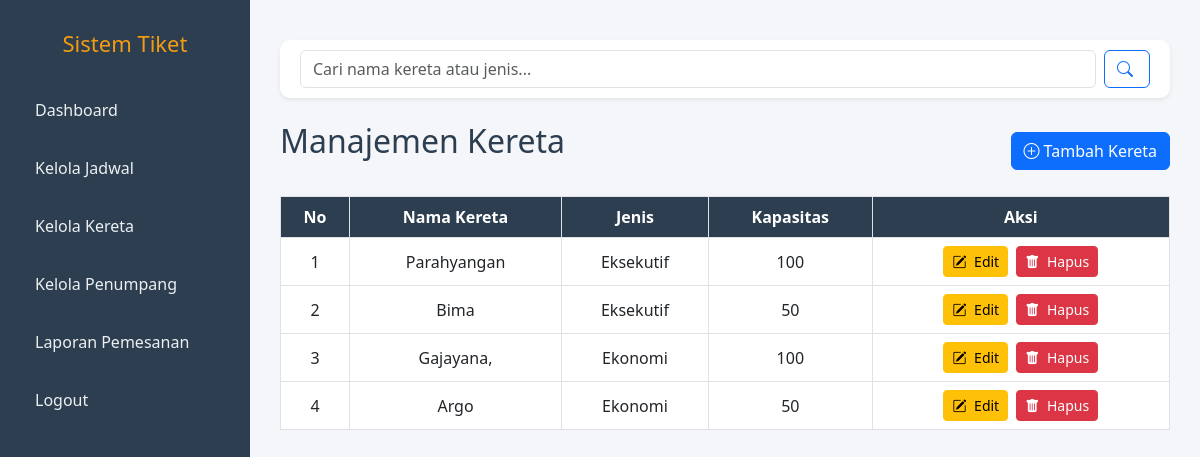
The app's page /admin/kelola_kereta.php (signed in) with its own data.
### tables this page shows
CREATE TABLE `kereta` (
  `id` int(11) NOT NULL,
  `nama_kereta` varchar(100) NOT NULL,
  `jenis` enum('Ekonomi','Bisnis','Eksekutif') NOT NULL,
  `kapasitas` int(11) NOT NULL
);

### admin/kelola_kereta.php (the view, shortened to what this page needs)
<?php
include '../koneksi.php';
$keyword = isset($_GET['q']) ? mysqli_real_escape_string($conn, $_GET['q']) : '';
if ($keyword) {
    $query = "SELECT * FROM kereta
              WHERE nama_kereta LIKE '%$keyword%'
              OR jenis LIKE '%$keyword%'
              ORDER BY id DESC";
} else {
    $query = "SELECT * FROM kereta ORDER BY id DESC";
}
$result = mysqli_query($conn, $query);
?>
<!DOCTYPE html>
<html lang="id">
<head>
  <link href="https://cdn.jsdelivr.net/npm/bootstrap@5.3.0/dist/css/bootstrap.min.css" rel="stylesheet">
  <link href="https://cdn.jsdelivr.net/npm/bootstrap-icons@1.10.5/font/bootstrap-icons.css" rel="stylesheet">
</head>
<body>
<div class="sidebar">
  <h2>Sistem Tiket</h2>
  <a href="#">Dashboard</a>
  <a href="kelola_jadwal.php">Kelola Jadwal</a>
  <a href="kelola_kereta.php">Kelola Kereta</a>
  <a href="kelola_penumpang.php">Kelola Penumpang</a>
  <a href="laporan.php">Laporan Pemesanan</a>
  <a href=" ../logout.php">Logout</a>
</div>
<div class="main">
  <nav class="navbar shadow-sm mb-4">
    <form class="d-flex w-100" method="GET">
      <input class="form-control me-2" type="search" placeholder="Cari nama kereta atau jenis..." name="q" value="<?= htmlspecialchars($keyword) ?>">
      <button class="btn btn-outline-primary" type="submit"><i class="bi bi-search"></i></button>
    </form>
  </nav>
  <div class="d-flex justify-content-between align-items-center mb-3">
    <h2>Manajemen Kereta</h2>
    <a href="tambah_kereta.php" class="btn btn-primary">
      <i class="bi bi-plus-circle me-1"></i>Tambah Kereta
    </a>
  </div>
  <div class="table-responsive">
    <table class="table table-bordered table-hover align-middle">
      <thead>
        <tr>
          <th>No</th>
          <th>Nama Kereta</th>
          <th>Jenis</th>
          <th>Kapasitas</th>
          <th>Aksi</th>
        </tr>
      </thead>
      <tbody>
        <?php $no = 1; ?>
        <?php while ($row = mysqli_fetch_assoc($result)) : ?>
        <tr>
          <td><?= $no++ ?></td>
          <td><?= htmlspecialchars($row['nama_kereta']) ?></td>
          <td><?= htmlspecialchars($row['jenis']) ?></td>
          <td><?= htmlspecialchars($row['kapasitas']) ?></td>
          <td>
            <a href="edit_kereta.php?id=<?= $row['id'] ?>" class="btn btn-sm btn-warning me-1">
              <i class="bi bi-pencil-square"></i> Edit
            </a>
            <a href="hapus_kereta.php?id=<?= $row['id'] ?>" onclick="return confirm('Yakin ingin menghapus kereta ini?')" class="btn btn-sm btn-danger">
              <i class="bi bi-trash-fill"></i> Hapus
            </a>
          </td>
        </tr>
        <?php endwhile; ?>
      </tbody>
    </table>
  </div>
</div>
</body>
</html>

### admin/kelola_kereta.php (style rules this page uses)
* { margin: 0; padding: 0; box-sizing: border-box; font-family: 'Segoe UI', sans-serif; }
body { background: #f4f6f9; }
.sidebar { width: 250px; background: #2c3e50; color: #fff; position: fixed; top: 0; bottom: 0; padding: 30px 20px; }
.sidebar h2 { margin-bottom: 30px; font-size: 22px; text-align: center; color: #f39c12; }
.sidebar a { display: block; color: #ecf0f1; padding: 12px 15px; margin: 10px 0; text-decoration: none; border-radius: 8px; transition: 0.3s; }
.main { margin-left: 250px; padding: 40px 30px; }
.main h2 { margin-bottom: 20px; color: #2c3e50; }
.navbar { background-color: #fff; border-radius: 10px; padding: 10px 20px; margin-bottom: 30px; }
.table thead th { background-color: #2c3e50; color: white; text-align: center; }
.table td, .table th { vertical-align: middle; text-align: center; }
.btn i { margin-right: 4px; }

### records on screen
kereta: nama_kereta "Parahyangan", jenis "Eksekutif", kapasitas "100"
kereta: nama_kereta "Bima", jenis "Eksekutif", kapasitas "50"
kereta: nama_kereta "Gajayana,", jenis "Ekonomi", kapasitas "100"
kereta: nama_kereta "Argo", jenis "Ekonomi", kapasitas "50"
